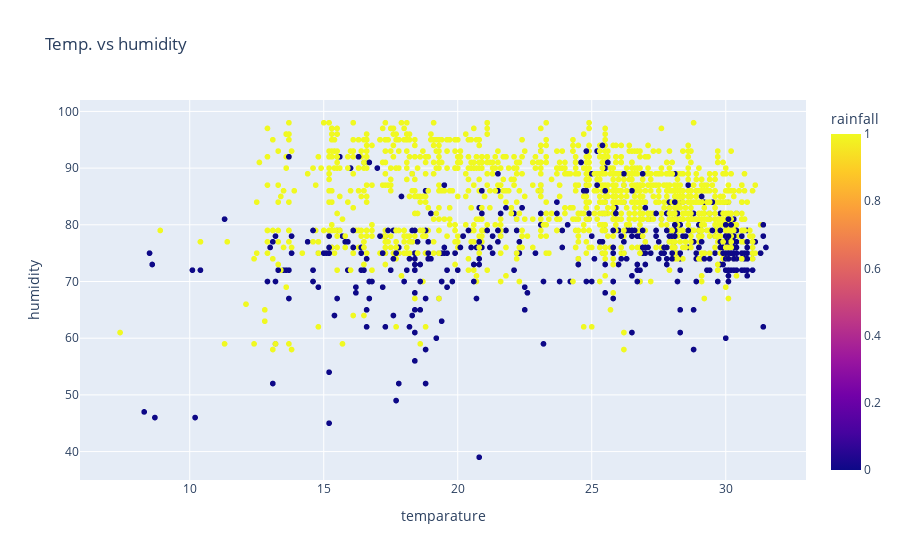

Notebook code cell kept with this figure:
### Code cell
px.scatter(train_df.sample(2000),
          title = 'Temp. vs humidity',
          x = 'temparature',
          y = 'humidity',
          color = 'rainfall')

### Figure 1 — Plotly figure (JSON) as saved in the notebook; plotly's stock layout.template omitted (floating-point values rounded to 4 significant figures; data arrays with more than 128 entries replaced by an {"elided": "..."} marker saying what was removed)
{"data": [{"hovertemplate": "temparature=%{x}<br>humidity=%{y}<br>rainfall=%{marker.color}<extra></extra>", "legendgroup": "", "marker": {"color": {"elided": "2000 int values"}, "coloraxis": "coloraxis", "symbol": "circle"}, "mode": "markers", "name": "", "showlegend": false, "type": "scattergl", "x": {"elided": "2000 float values"}, "xaxis": "x", "y": {"elided": "2000 float values"}, "yaxis": "y"}], "layout": {"coloraxis": {"colorbar": {"title": {"text": "rainfall"}}, "colorscale": [[0, "#0d0887"], [0.1111, "#46039f"], [0.2222, "#7201a8"], [0.3333, "#9c179e"], [0.4444, "#bd3786"], [0.5556, "#d8576b"], [0.6667, "#ed7953"], [0.7778, "#fb9f3a"], [0.8889, "#fdca26"], [1, "#f0f921"]]}, "legend": {"tracegroupgap": 0}, "title": {"text": "Temp. vs humidity"}, "xaxis": {"anchor": "y", "domain": [0, 1], "title": {"text": "temparature"}}, "yaxis": {"anchor": "x", "domain": [0, 1], "title": {"text": "humidity"}}}}
